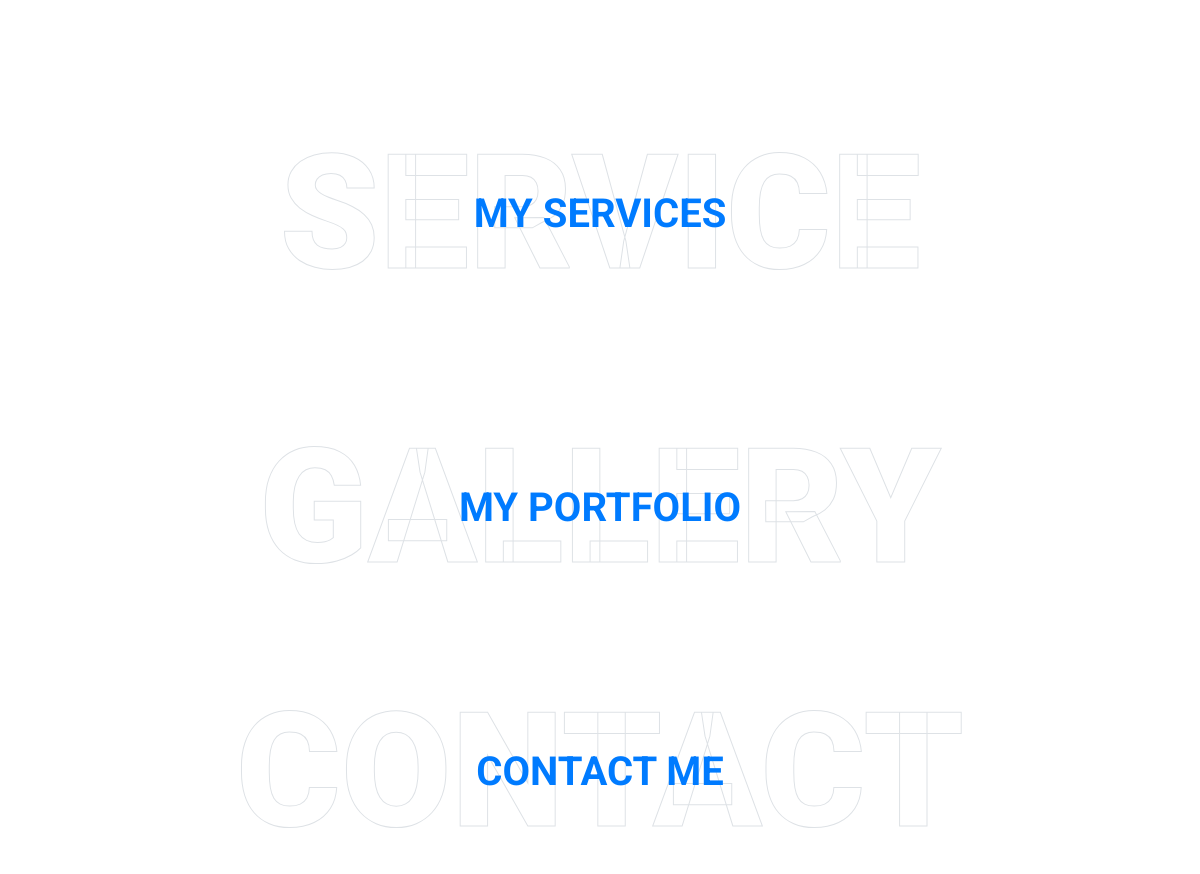
The app's page / (middle part), older data.
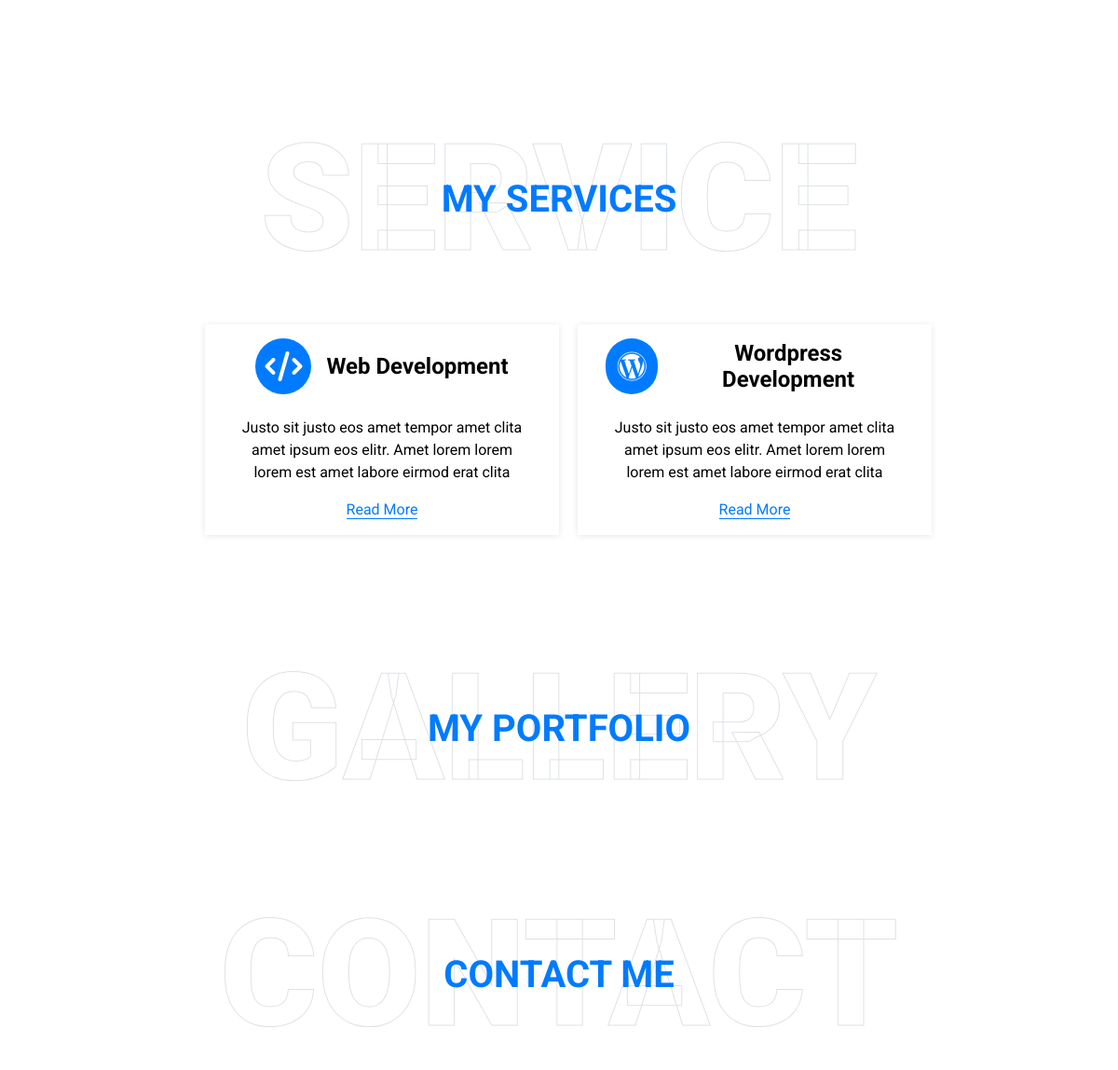
The same page, newer data.
### service/models.py (models this page shows)
class service_model(models.Model):
    service_title = models.CharField(max_length=50)
    service_description = models.TextField()
    service_icon = models.CharField(max_length=100)

### abhifolio/views.py (the view, shortened to what this page needs)
# urls.py: 2. Add a URL to urlpatterns:  path('', views.home, name='home')
def home(request):
    header_model_data = header_model.objects.all()[:1]
    about_model_data = about_model.objects.all()[:1]
    service_model_data = service_model.objects.all()
    myportfolio_model_data = myportfolio_model.objects.all()
    skill_model_data = skill_model.objects.all()
    submitted = False
    data = {
        'header_model_data': header_model_data,
        'about_model_data': about_model_data,
        'service_model_data': service_model_data,
        'myportfolio_model_data': myportfolio_model_data,
        'skill_model_data': skill_model_data,
        'submitted': submitted
    }
    return render(request, 'index.html', data)

### templates/index.html (shortened to what this page needs)
{% extends "base.html" %}
{% block mainContent %}
<body data-spy="scroll" data-target=".navbar" data-offset="51">
    <div class="container-fluid py-5" id="qualification">
        <div class="container">
            <div class="row align-items-center">
                <div class="col-lg-6">
                </div>
                <div class="col-lg-6">
                </div>
            </div>
        </div>
    </div>
    <div class="container-fluid pt-5" id="service">
        <div class="container">
            <div class="service-h4 position-relative d-flex align-items-center justify-content-center">
                <h1 class="display-1 text-uppercase text-white" style="-webkit-text-stroke: 1px #dee2e6;">Service</h1>
                <h1 class="position-absolute text-uppercase text-primary">My Services</h1>
            </div>
            <div class="row pb-3 align-items-center justify-content-center">
                {% for i in service_model_data %}
                <div class="service-box col-lg-4 col-md-6 text-center mb-5">
                    <div class="d-flex align-items-center justify-content-center mb-4">
                        <i class="{{i.service_icon}} service-icon bg-primary text-white mr-3"></i>
                        <h4 class="font-weight-bold m-0">{{i.service_title}}</h4>
                    </div>
                    <p>{{i.service_description}}</p>
                    <a class="border-bottom border-primary text-decoration-none" href="">Read More</a>
                </div>
                {% endfor %}
            </div>
        </div>
    </div>
    <div class="container-fluid pt-5 pb-3" id="portfolio">
        <div class="container">
            <div class="position-relative d-flex align-items-center justify-content-center">
                <h1 class="display-1 text-uppercase text-white" style="-webkit-text-stroke: 1px #dee2e6;">Gallery</h1>
                <h1 class="position-absolute text-uppercase text-primary">My Portfolio</h1>
            </div>
        </div>
    </div>
    <div class="container-fluid py-5" id="contact">
        <div class="container">
            <div class="position-relative d-flex align-items-center justify-content-center">
                <h1 class="display-1 text-uppercase text-white" style="-webkit-text-stroke: 1px #dee2e6;">Contact</h1>
                <h1 class="position-absolute text-uppercase text-primary">Contact Me</h1>
            </div>
        </div>
    </div>
    {% endblock mainContent %}

Row changes from the older to the newer data that the page shows:
added service_model: service_title "Web Development", service_description "Justo sit justo eos amet tempor amet clita amet ipsum eos elitr. Amet lorem lorem lorem est amet labore eirmod erat clita"
added service_model: service_title "Wordpress Development", service_description "Justo sit justo eos amet tempor amet clita amet ipsum eos elitr. Amet lorem lorem lorem est amet labore eirmod erat clita"
